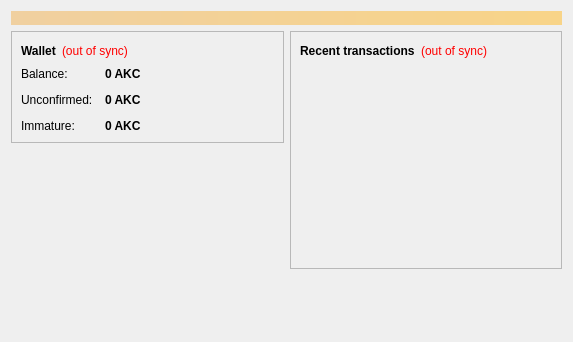
<?xml version="1.0" encoding="UTF-8"?>
<ui version="4.0">
 <class>OverviewPage</class>
 <widget class="QWidget" name="OverviewPage">
  <property name="geometry">
   <rect>
    <x>0</x>
    <y>0</y>
    <width>573</width>
    <height>342</height>
   </rect>
  </property>
  <property name="windowTitle">
   <string>Form</string>
  </property>
  <layout class="QVBoxLayout" name="topLayout">
   <item>
    <widget class="QLabel" name="labelAlerts">
     <property name="visible">
      <bool>false</bool>
     </property>
     <property name="styleSheet">
      <string notr="true">background-color: qlineargradient(x1: 0, y1: 0, x2: 1, y2: 0, stop:0 #F0D0A0, stop:1 #F8D488); color:#000000;</string>
     </property>
     <property name="wordWrap">
      <bool>true</bool>
     </property>
     <property name="margin">
      <number>3</number>
     </property>
    </widget>
   </item>
   <item>
    <layout class="QHBoxLayout" name="horizontalLayout" stretch="1,1">
     <item>
      <layout class="QVBoxLayout" name="verticalLayout_2">
       <item>
        <widget class="QFrame" name="frame">
         <property name="frameShape">
          <enum>QFrame::StyledPanel</enum>
         </property>
         <property name="frameShadow">
          <enum>QFrame::Raised</enum>
         </property>
         <layout class="QVBoxLayout" name="verticalLayout_4">
          <item>
           <layout class="QHBoxLayout" name="horizontalLayout_4">
            <item>
             <widget class="QLabel" name="label_5">
              <property name="font">
               <font>
                <weight>75</weight>
                <bold>true</bold>
               </font>
              </property>
              <property name="text">
               <string>Wallet</string>
              </property>
             </widget>
            </item>
            <item>
             <widget class="QLabel" name="labelWalletStatus">
              <property name="toolTip">
               <string>The displayed information may be out of date. Your wallet automatically synchronizes with the Akcoin network after a connection is established, but this process has not completed yet.</string>
              </property>
              <property name="styleSheet">
               <string notr="true">QLabel { color: red; }</string>
              </property>
              <property name="text">
               <string notr="true">(out of sync)</string>
              </property>
              <property name="alignment">
               <set>Qt::AlignLeading|Qt::AlignLeft|Qt::AlignVCenter</set>
              </property>
             </widget>
            </item>
            <item>
             <spacer name="horizontalSpacer_2">
              <property name="orientation">
               <enum>Qt::Horizontal</enum>
              </property>
              <property name="sizeHint" stdset="0">
               <size>
                <width>40</width>
                <height>20</height>
               </size>
              </property>
             </spacer>
            </item>
           </layout>
          </item>
          <item>
           <layout class="QFormLayout" name="formLayout_2">
            <property name="fieldGrowthPolicy">
             <enum>QFormLayout::AllNonFixedFieldsGrow</enum>
            </property>
            <property name="horizontalSpacing">
             <number>12</number>
            </property>
            <property name="verticalSpacing">
             <number>12</number>
            </property>
            <item row="0" column="0">
             <widget class="QLabel" name="label">
              <property name="text">
               <string>Balance:</string>
              </property>
             </widget>
            </item>
            <item row="0" column="1">
             <widget class="QLabel" name="labelBalance">
              <property name="font">
               <font>
                <weight>75</weight>
                <bold>true</bold>
               </font>
              </property>
              <property name="cursor">
               <cursorShape>IBeamCursor</cursorShape>
              </property>
              <property name="toolTip">
               <string>Your current balance</string>
              </property>
              <property name="text">
               <string notr="true">0 AKC</string>
              </property>
              <property name="textInteractionFlags">
               <set>Qt::LinksAccessibleByMouse|Qt::TextSelectableByKeyboard|Qt::TextSelectableByMouse</set>
              </property>
             </widget>
            </item>
            <item row="1" column="0">
             <widget class="QLabel" name="label_3">
              <property name="text">
               <string>Unconfirmed:</string>
              </property>
             </widget>
            </item>
            <item row="1" column="1">
             <widget class="QLabel" name="labelUnconfirmed">
              <property name="font">
               <font>
                <weight>75</weight>
                <bold>true</bold>
               </font>
              </property>
              <property name="cursor">
               <cursorShape>IBeamCursor</cursorShape>
              </property>
              <property name="toolTip">
               <string>Total of transactions that have yet to be confirmed, and do not yet count toward the current balance</string>
              </property>
              <property name="text">
               <string notr="true">0 AKC</string>
              </property>
              <property name="textInteractionFlags">
               <set>Qt::LinksAccessibleByMouse|Qt::TextSelectableByKeyboard|Qt::TextSelectableByMouse</set>
              </property>
             </widget>
            </item>
            <item row="2" column="0">
             <widget class="QLabel" name="labelImmatureText">
              <property name="text">
               <string>Immature:</string>
              </property>
             </widget>
            </item>
            <item row="2" column="1">
             <widget class="QLabel" name="labelImmature">
              <property name="font">
               <font>
                <weight>75</weight>
                <bold>true</bold>
               </font>
              </property>
              <property name="toolTip">
               <string>Mined balance that has not yet matured</string>
              </property>
              <property name="text">
               <string notr="true">0 AKC</string>
              </property>
              <property name="textInteractionFlags">
               <set>Qt::LinksAccessibleByMouse|Qt::TextSelectableByKeyboard|Qt::TextSelectableByMouse</set>
              </property>
             </widget>
            </item>
           </layout>
          </item>
         </layout>
        </widget>
       </item>
       <item>
        <spacer name="verticalSpacer">
         <property name="orientation">
          <enum>Qt::Vertical</enum>
         </property>
         <property name="sizeHint" stdset="0">
          <size>
           <width>20</width>
           <height>40</height>
          </size>
         </property>
        </spacer>
       </item>
      </layout>
     </item>
     <item>
      <layout class="QVBoxLayout" name="verticalLayout_3">
       <item>
        <widget class="QFrame" name="frame_2">
         <property name="frameShape">
          <enum>QFrame::StyledPanel</enum>
         </property>
         <property name="frameShadow">
          <enum>QFrame::Raised</enum>
         </property>
         <layout class="QVBoxLayout" name="verticalLayout">
          <item>
           <layout class="QHBoxLayout" name="horizontalLayout_2">
            <item>
             <widget class="QLabel" name="label_4">
              <property name="text">
               <string>&lt;b&gt;Recent transactions&lt;/b&gt;</string>
              </property>
             </widget>
            </item>
            <item>
             <widget class="QLabel" name="labelTransactionsStatus">
              <property name="toolTip">
               <string>The displayed information may be out of date. Your wallet automatically synchronizes with the Akcoin network after a connection is established, but this process has not completed yet.</string>
              </property>
              <property name="styleSheet">
               <string notr="true">QLabel { color: red; }</string>
              </property>
              <property name="text">
               <string notr="true">(out of sync)</string>
              </property>
              <property name="alignment">
               <set>Qt::AlignRight|Qt::AlignTrailing|Qt::AlignVCenter</set>
              </property>
             </widget>
            </item>
            <item>
             <spacer name="horizontalSpacer">
              <property name="orientation">
               <enum>Qt::Horizontal</enum>
              </property>
              <property name="sizeHint" stdset="0">
               <size>
                <width>40</width>
                <height>20</height>
               </size>
              </property>
             </spacer>
            </item>
           </layout>
          </item>
          <item>
           <widget class="QListView" name="listTransactions">
            <property name="styleSheet">
             <string notr="true">QListView { background: transparent; }</string>
            </property>
            <property name="frameShape">
             <enum>QFrame::NoFrame</enum>
            </property>
            <property name="verticalScrollBarPolicy">
             <enum>Qt::ScrollBarAlwaysOff</enum>
            </property>
            <property name="horizontalScrollBarPolicy">
             <enum>Qt::ScrollBarAlwaysOff</enum>
            </property>
            <property name="selectionMode">
             <enum>QAbstractItemView::NoSelection</enum>
            </property>
           </widget>
          </item>
         </layout>
        </widget>
       </item>
       <item>
        <spacer name="verticalSpacer_2">
         <property name="orientation">
          <enum>Qt::Vertical</enum>
         </property>
         <property name="sizeHint" stdset="0">
          <size>
           <width>20</width>
           <height>40</height>
          </size>
         </property>
        </spacer>
       </item>
      </layout>
     </item>
    </layout>
   </item>
  </layout>
 </widget>
 <resources/>
 <connections/>
</ui>
